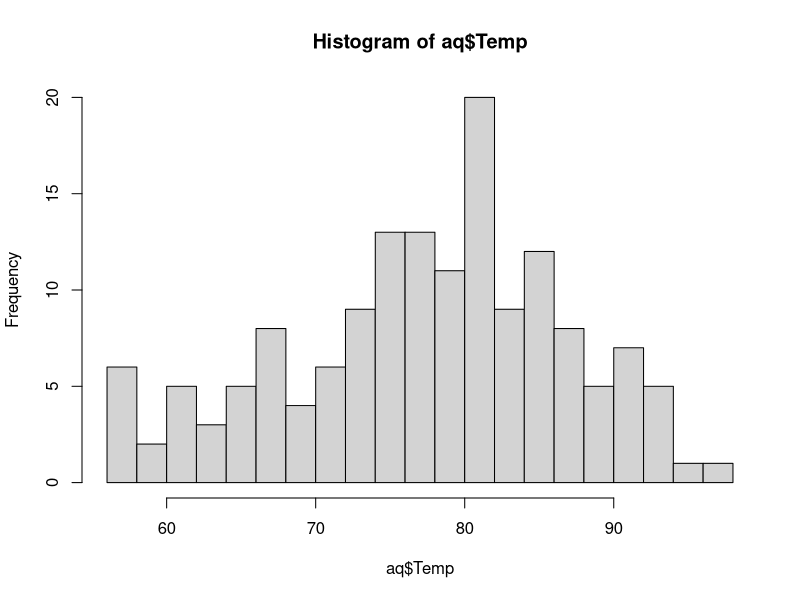
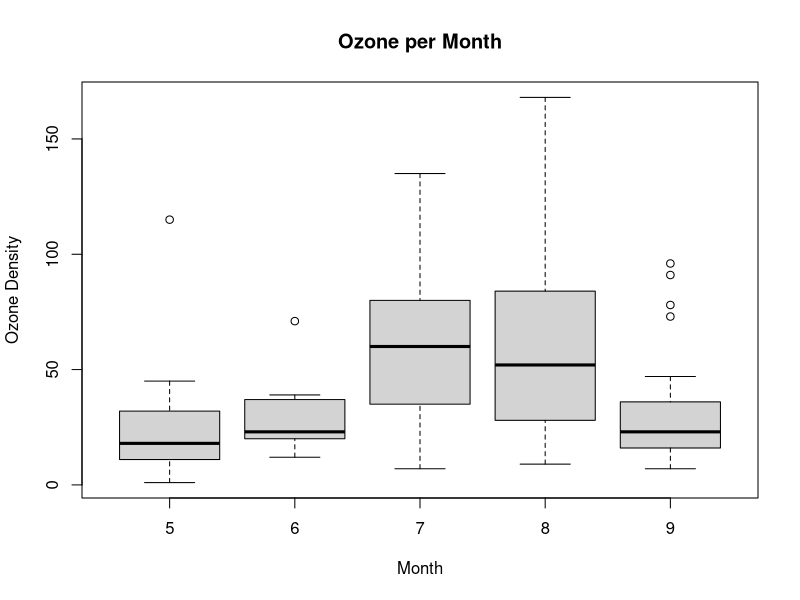
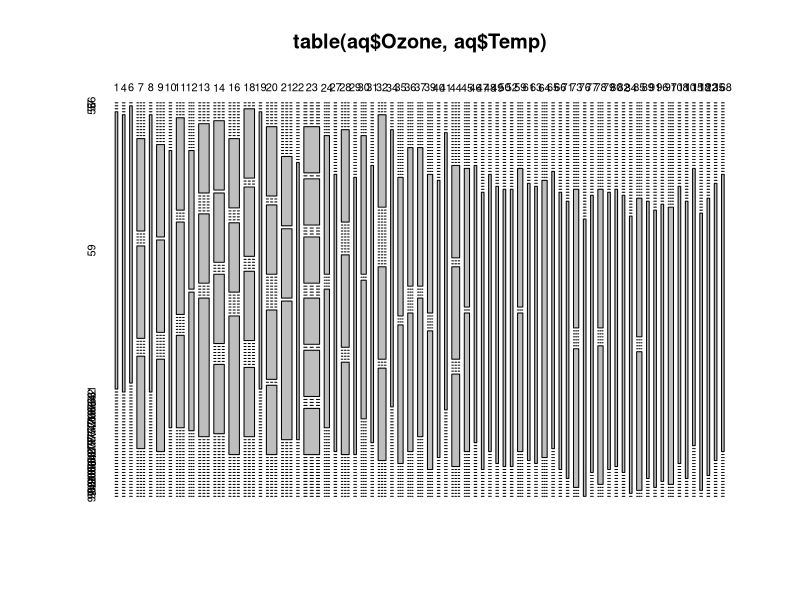

These figures' R source, in order:
setwd("~/usr/doc/uninotes/Y1S1/STAT1008/ST1008AS1")
setwd("/Users/j/Documents/UniNotes/Y1S1/STAT1008/ST1008AS1/")
aq = read.csv("airquality.csv")
hist(aq$Temp, breaks=20)
#Save currently visible plot
boxplot(Ozone~Month,data=aq, main="Ozone per Month", ylab="Ozone Density", xlab="Month")
plot(table(aq$Ozone, aq$Temp))
